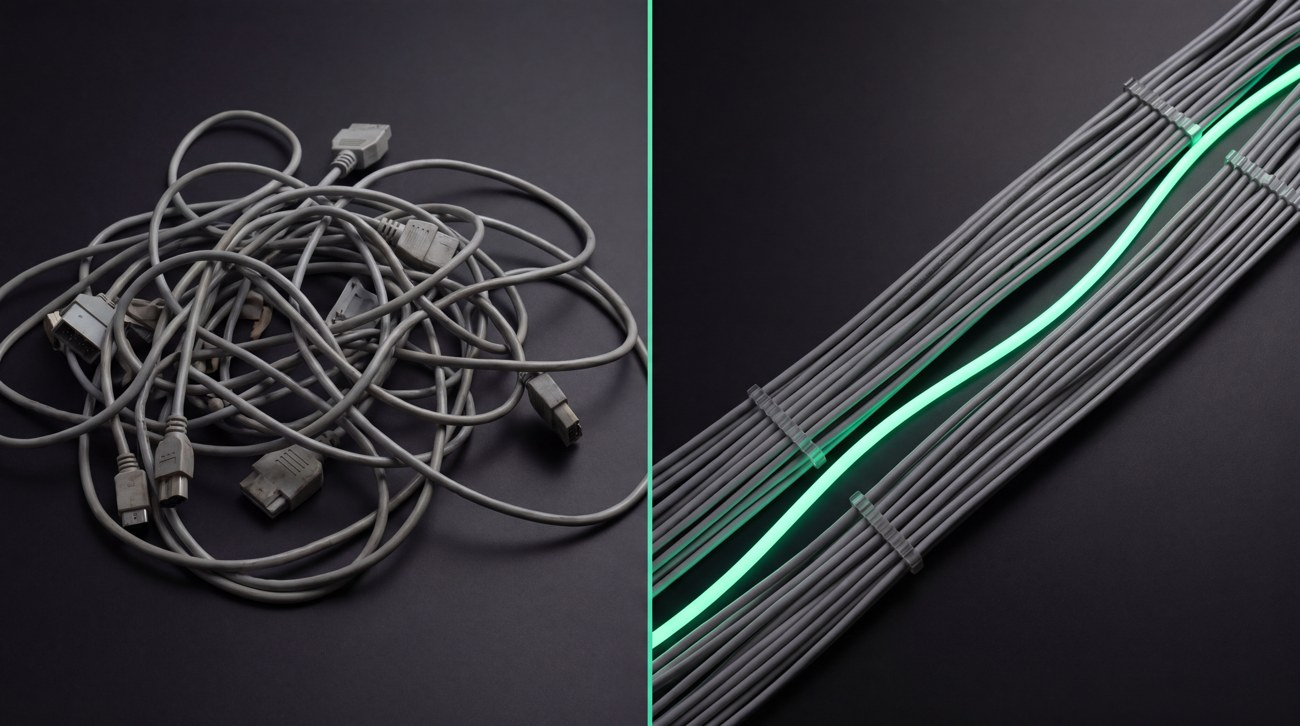
#> input picture _review/diptych-sm.jpg, 1300 x 726 px
$ python grade.py ../_review/diptych-sm.jpg out.png
#> lines starting #> are read from the running program, lines starting #| are printed output that depends on the picture
"""Mint colour grade for FLOW MINT assets.

Nudges mint-family pixels toward the locked palette signal colour (#3BE0A0)
and lifts their saturation, leaving metal, backdrop and shadow untouched.
Generative models reliably land the hue and miss the saturation, so this
corrects in post instead of burning credits on regeneration.

Usage:
    python grade.py SRC DST [--boost 1.15] [--crop L,T,R,B] [--max 0]
"""

import argparse
import colorsys

import numpy as np
from PIL import Image

TARGET_H = 156.7 / 360.0  # hue of #3BE0A0
HUE_WINDOW = 42.0  # degrees either side of target that count as "mint family"
SAT_FLOOR = 0.10  # below this the pixel is neutral, leave it alone
HUE_PULL = 0.85  # how far to drag hue toward target at full weight

Image.MAX_IMAGE_PIXELS = None


def rgb_to_hsv(a):
    r, g, b = a[..., 0], a[..., 1], a[..., 2]
    mx = a.max(-1)
    d = mx - a.min(-1)
    h = np.zeros_like(mx)
    m = d > 1e-6
    i = m & (mx == r)
    h[i] = ((g - b)[i] / d[i]) % 6
    i = m & (mx == g)
    h[i] = ((b - r)[i] / d[i]) + 2
    i = m & (mx == b)
    h[i] = ((r - g)[i] / d[i]) + 4
    return (h / 6.0) % 1.0, np.where(mx > 0, d / np.maximum(mx, 1e-6), 0), mx


def hsv_to_rgb(h, s, v):
    i = np.floor(h * 6.0)
    f = h * 6.0 - i
    i = i.astype(np.int8) % 6
    p, q, t = v * (1 - s), v * (1 - s * f), v * (1 - s * (1 - f))
    out = np.empty(h.shape + (3,), np.float32)
    for k, chans in enumerate([(v, t, p), (q, v, p), (p, v, t), (p, q, v), (t, p, v), (v, p, q)]):
        m = i == k
        if m.any():
            out[m] = np.stack(chans, -1)[m]
    return out


def grade_chunk(a, boost):
    h, s, v = rgb_to_hsv(a)
    hd = np.abs(((h - TARGET_H + 0.5) % 1.0) - 0.5) * 360
    w = np.clip(1 - hd / HUE_WINDOW, 0, 1) * np.clip((s - SAT_FLOOR) / 0.25, 0, 1)
    w = np.where((hd < HUE_WINDOW) & (s > SAT_FLOOR), w, 0)
    h = h * (1 - w * HUE_PULL) + TARGET_H * (w * HUE_PULL)
    s = np.clip(s * (1 + w * boost), 0, 1)
    return hsv_to_rgb(h, s, v)


def measure(path):
    px = np.asarray(Image.open(path).convert("RGB")).reshape(-1, 3).astype(int)
    m = (px[:, 1] > px[:, 0] + 25) & (px[:, 1] > px[:, 2] + 5)
    g = px[m]
    if not len(g):
        return "no mint found"
    order = np.argsort(-(g[:, 1] - g[:, [0, 2]].max(1)))
    top = g[order[: max(1, len(g) // 50)]]
    avg = tuple(int(c) for c in top.mean(0))
    hh, ss, _ = colorsys.rgb_to_hsv(*[c / 255 for c in avg])
    return f"#{avg[0]:02X}{avg[1]:02X}{avg[2]:02X}  hue={hh * 360:.1f}deg  sat={ss * 100:.1f}%"


def main():
    ap = argparse.ArgumentParser()
    ap.add_argument("src")
    ap.add_argument("dst")
    ap.add_argument("--boost", type=float, default=1.15)
    ap.add_argument("--crop", default=None, help="L,T,R,B in pixels")
    ap.add_argument("--max", type=int, default=0, help="longest edge, 0 = full res")
    args = ap.parse_args()

    im = Image.open(args.src).convert("RGB")
#> im is the input picture: PIL image 1300x726 RGB; mean R, G, B 52.6, 53.3, 57.3
    if args.crop:
        im = im.crop(tuple(int(x) for x in args.crop.split(",")))
    if args.max:
        im.thumbnail((args.max, args.max))

    a = np.asarray(im).astype(np.float32) / 255.0
    rows = max(1, 12_000_000 // max(1, a.shape[1]))  # cap working set per chunk
#> rows = 9230
    for y in range(0, a.shape[0], rows):
        a[y : y + rows] = grade_chunk(a[y : y + rows], args.boost)
#> this loop made 1 pass
#> pass 1, in rgb_to_hsv, `r, g, b = a[..., 0], a[..., 1], a[..., 2]`:
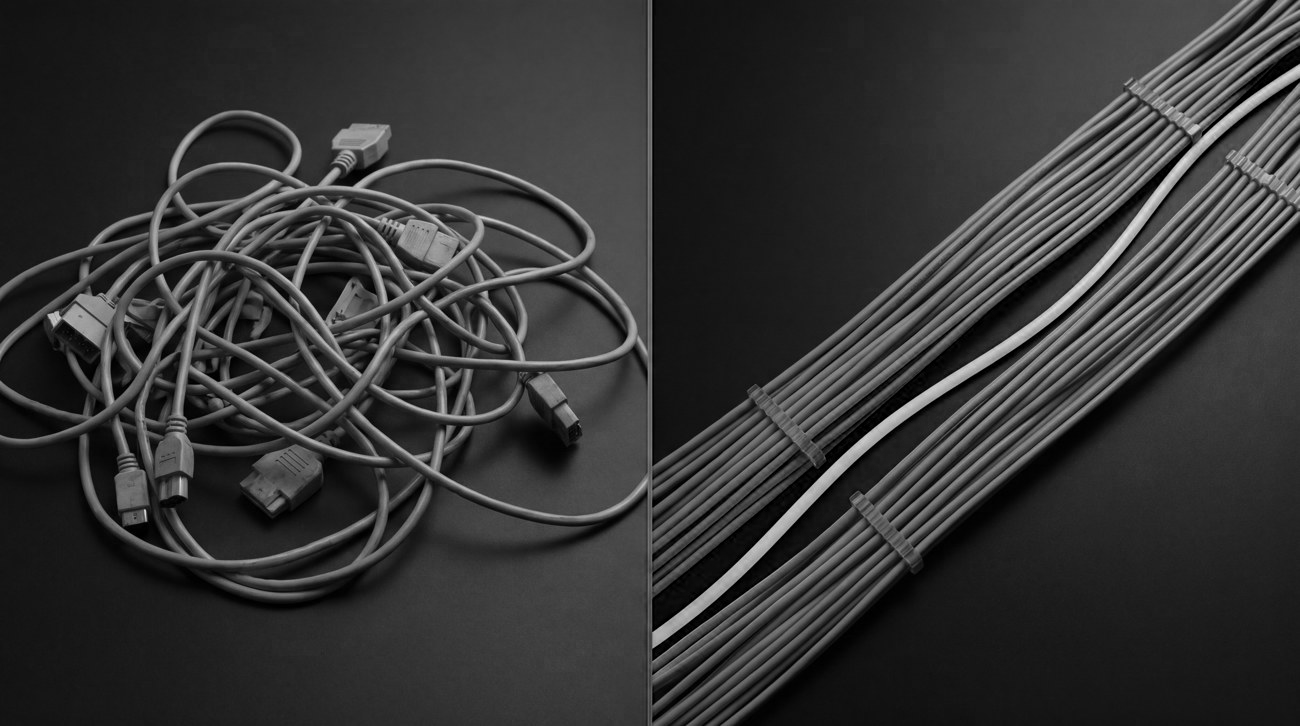
#> r: shape (726, 1300) float32; min 0, max 0.894, mean 0.206
#> pass 1, in rgb_to_hsv, `r, g, b = a[..., 0], a[..., 1], a[..., 2]`:
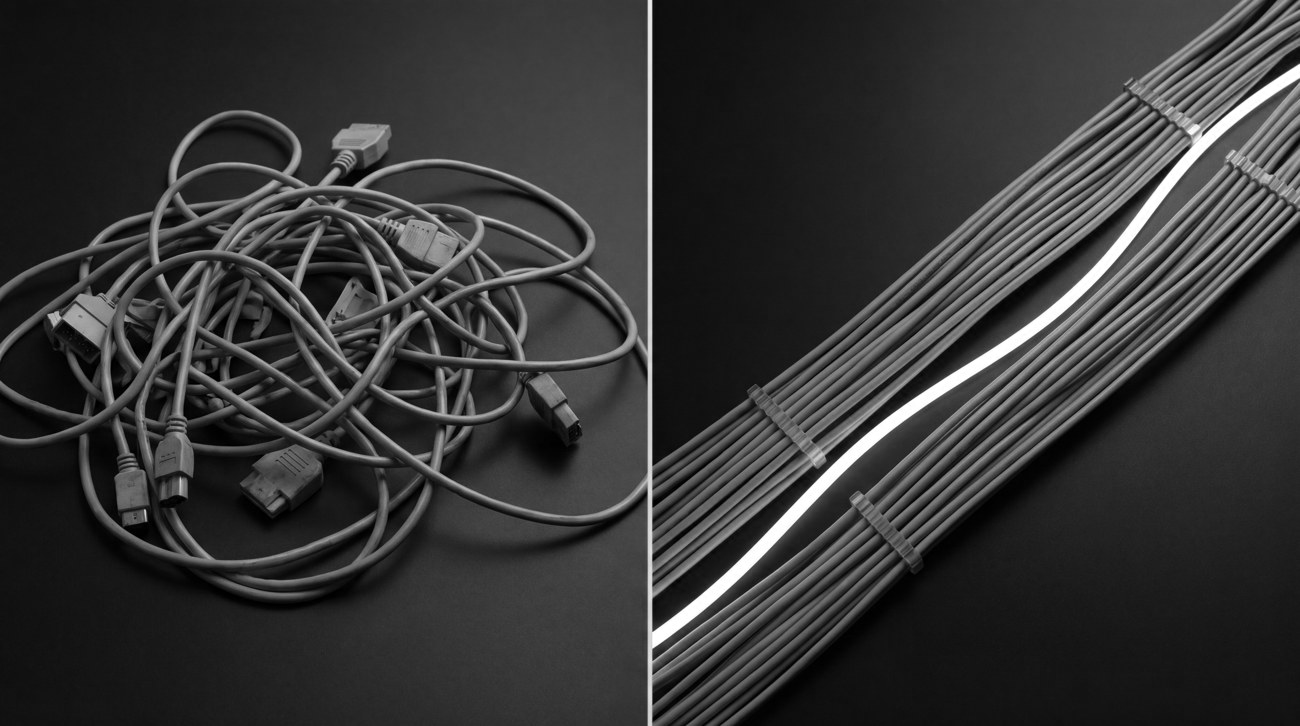
#> g: shape (726, 1300) float32; min 0, max 1, mean 0.209
#> after the loop:
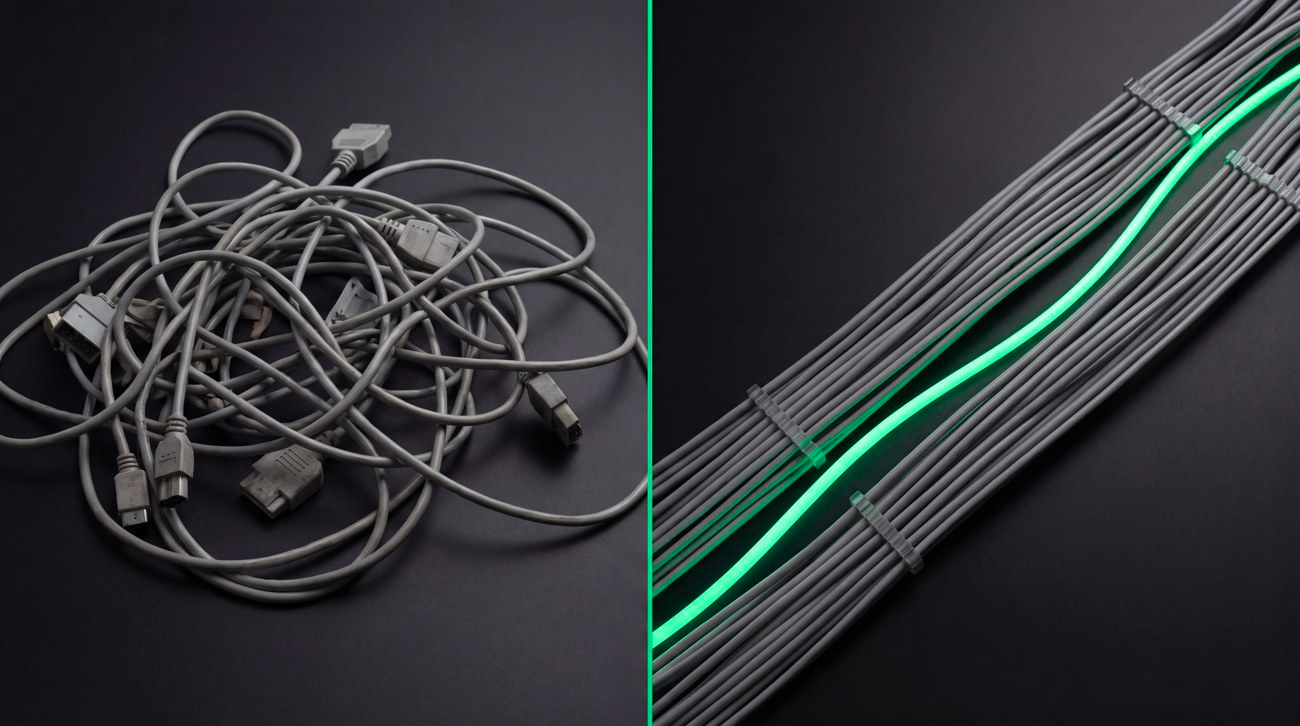
#> a: shape (726, 1300, 3) float32; mean R, G, B 0.2, 0.21, 0.223

    out = Image.fromarray((np.clip(a, 0, 1) * 255).astype(np.uint8))
    if args.dst.lower().endswith((".jpg", ".jpeg")):
        out.save(args.dst, quality=95, subsampling=0)
    elif args.dst.lower().endswith(".webp"):
        out.save(args.dst, quality=92, method=6)
    else:
        out.save(args.dst)
    print(f"{args.dst}  {out.size[0]}x{out.size[1]}  mint={measure(args.dst)}")
#> in measure, `top = g[order[: max(1, len(g) // 50)]]`: top = 849 rows, first 8: [0, 255, 154], [0, 255, 155], [0, 255, 155], [0, 255, 155], [4, 255, 155], [0, 251, 151], [0, 250, 150], [0, 250, 150]
#> in measure, `avg = tuple(int(c) for c in top.mean(0))`: avg = (7, 234, 145)
#> in measure, `hh, ss, _ = colorsys.rgb_to_hsv(*[c / 255 for c in avg])`: hh = 0.435; ss = 0.97
#| out.png  1300x726  mint=#07EA91  hue=156.5deg  sat=97.0%


if __name__ == "__main__":
    main()

$ run again, on _review/dubai-sm.jpg
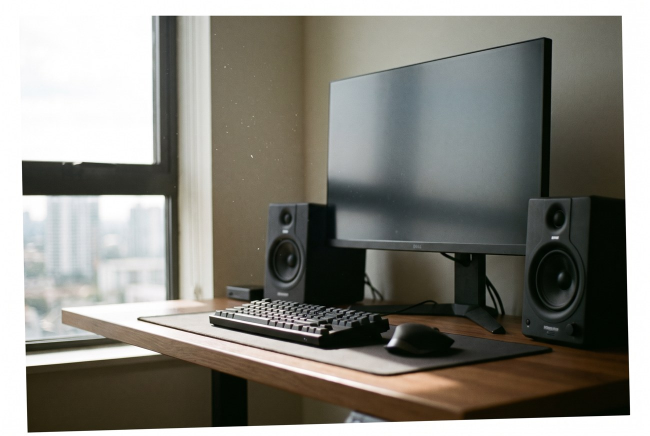
#> input picture _review/dubai-sm.jpg, 1300 x 872 px (shown at 1/2 size)
#> in main, im is the input picture: PIL image 1300x872 RGB; mean R, G, B 134.1, 132.6, 125.3
#> the loop in main, `for y in range(0, a.shape[0], rows):` made 1 pass
#> pass 1, in rgb_to_hsv, `r, g, b = a[..., 0], a[..., 1], a[..., 2]`:
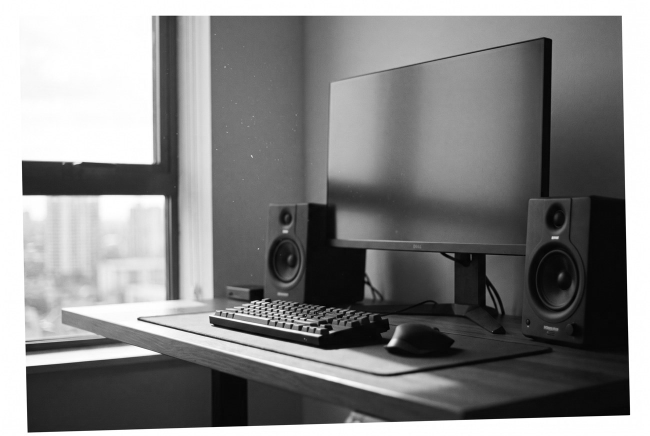
#> g: shape (872, 1300) float32 (shown at 1/2 size); min 0, max 1, mean 0.52
#> pass 1, in rgb_to_hsv, `r, g, b = a[..., 0], a[..., 1], a[..., 2]`:
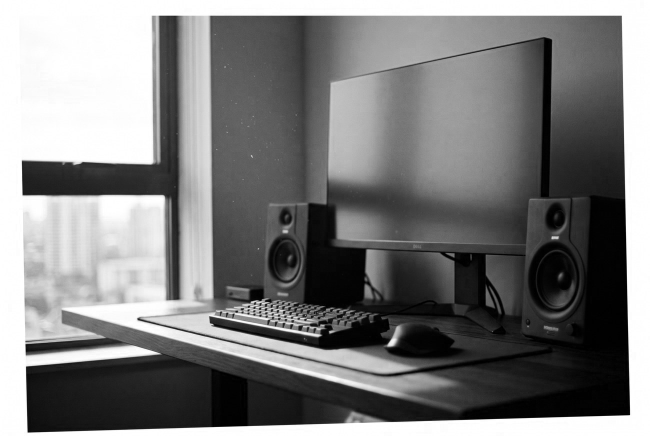
#> b: shape (872, 1300) float32 (shown at 1/2 size); min 0, max 1, mean 0.491
#> in measure, `g = px[m]`: g = empty array
#| out.png  1300x872  mint=no mint found
